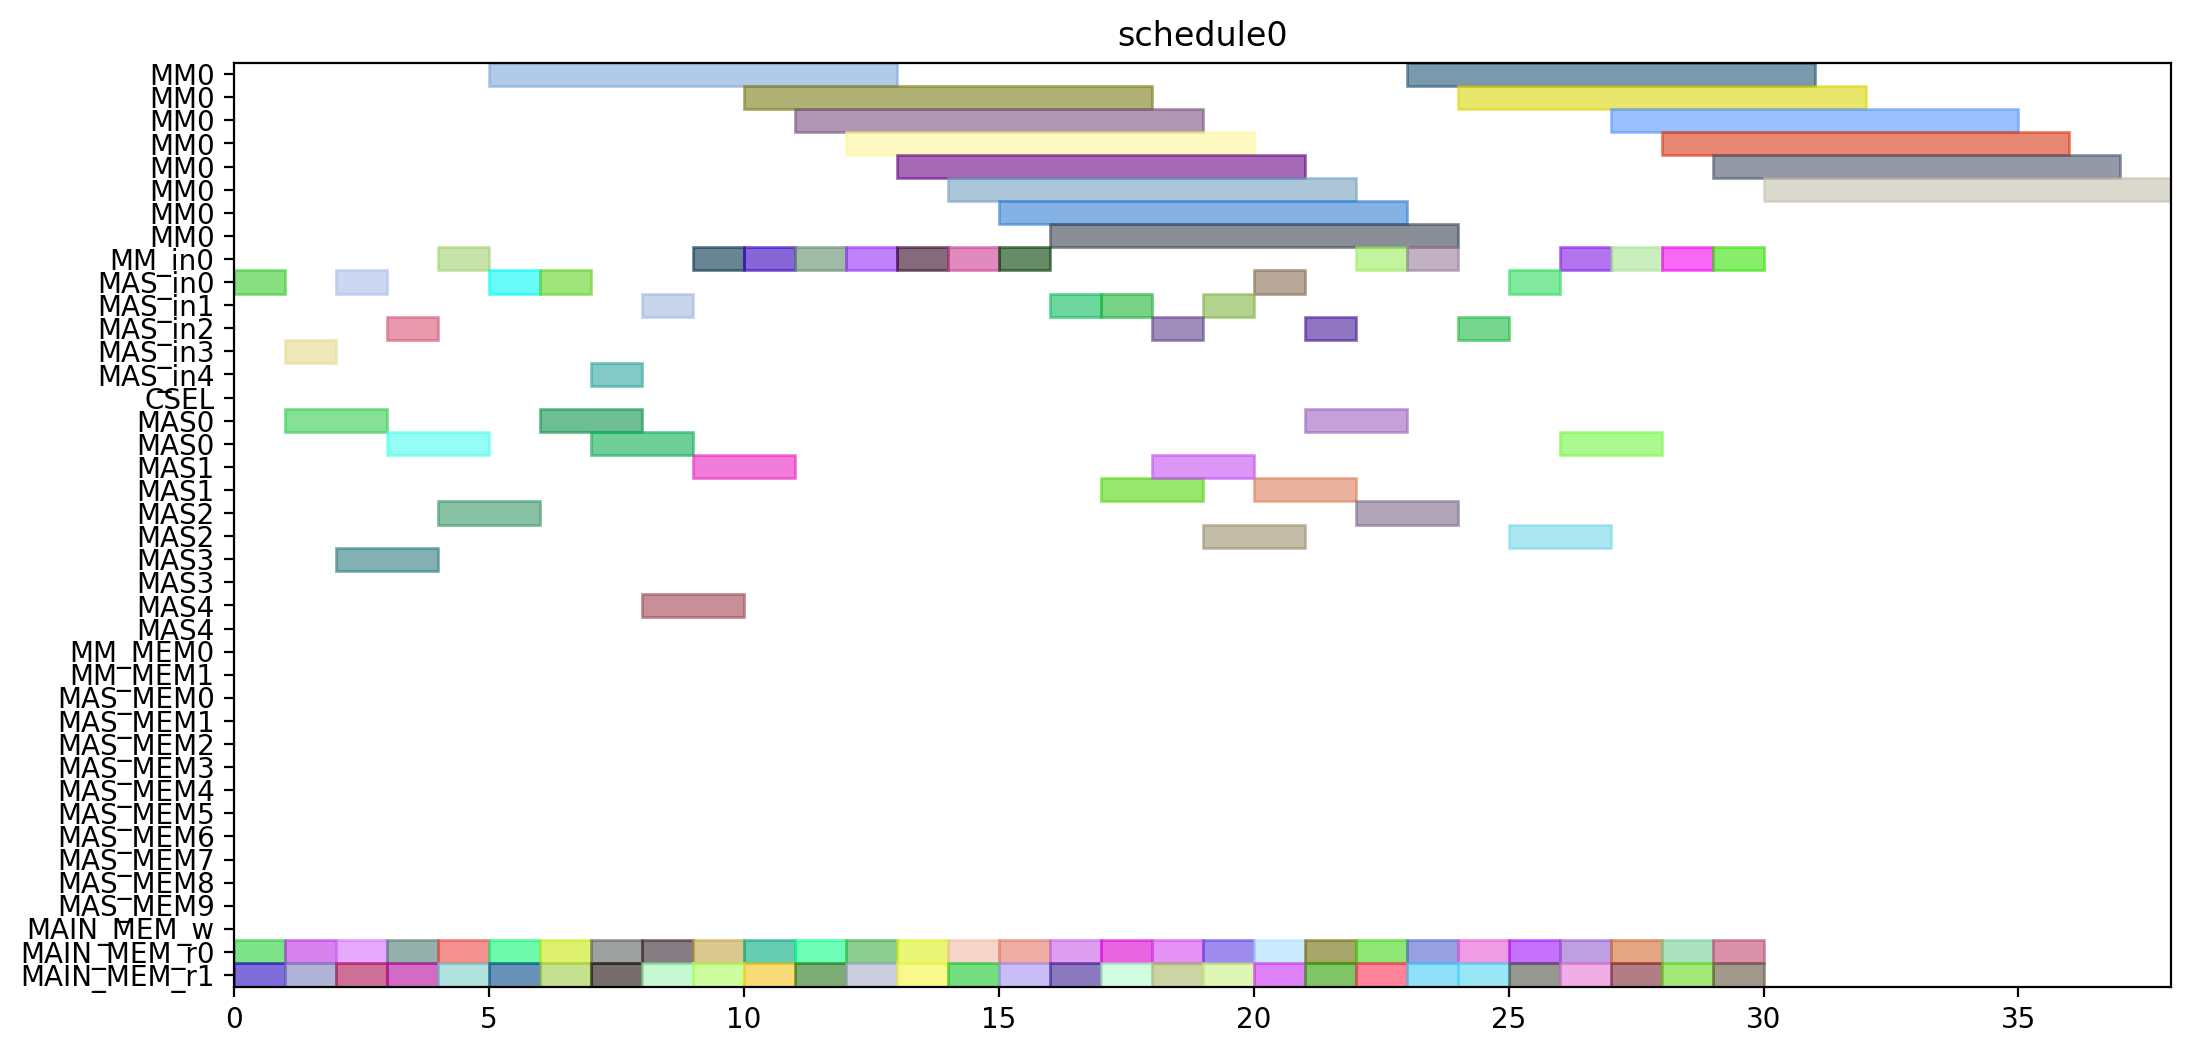

The script that drew this image:
from pyschedule import Scenario, solvers, plotters, alt


def solve():
	horizon = 120
	S = Scenario("schedule0", horizon=horizon)

	# resource
	MM = S.Resources('MM', num=1, size=8)
	MM_in = S.Resources('MM_in', num=1)
	MAS_in = S.Resources('MAS_in', num=5)
	CSEL = S.Resource('CSEL')
	MAS = S.Resources('MAS', num=5, size=2, periods=range(1, horizon))
	MM_MEM = S.Resources('MM_MEM', num=2)
	MAS_MEM = S.Resources('MAS_MEM', num=10)
	MAIN_MEM_w = S.Resource('MAIN_MEM_w', size=1)
	MAIN_MEM_r = S.Resources('MAIN_MEM_r', num=2)

	# result of previous scheduling

	# new tasks
	r1_t0 = S.Task('r1_t0', length=8, delay_cost=1)
	r1_t0 += alt(MM)
	r1_t0_in = S.Task('r1_t0_in', length=1, delay_cost=1)
	r1_t0_in += alt(MM_in)
	S += r1_t0_in*MM_in[0]<=r1_t0*MM[0]
	r1_t0_mem0 = S.Task('r1_t0_mem0', length=1, delay_cost=1)
	r1_t0_mem0 += MAIN_MEM_r[0]
	S += r1_t0_mem0 <= r1_t0

	r1_t0_mem1 = S.Task('r1_t0_mem1', length=1, delay_cost=1)
	r1_t0_mem1 += MAIN_MEM_r[1]
	S += r1_t0_mem1 <= r1_t0

	r1_t1 = S.Task('r1_t1', length=8, delay_cost=1)
	r1_t1 += alt(MM)
	r1_t1_in = S.Task('r1_t1_in', length=1, delay_cost=1)
	r1_t1_in += alt(MM_in)
	S += r1_t1_in*MM_in[0]<=r1_t1*MM[0]
	r1_t1_mem0 = S.Task('r1_t1_mem0', length=1, delay_cost=1)
	r1_t1_mem0 += MAIN_MEM_r[0]
	S += r1_t1_mem0 <= r1_t1

	r1_t1_mem1 = S.Task('r1_t1_mem1', length=1, delay_cost=1)
	r1_t1_mem1 += MAIN_MEM_r[1]
	S += r1_t1_mem1 <= r1_t1

	r1_t2 = S.Task('r1_t2', length=2, delay_cost=1)
	r1_t2 += alt(MAS)
	r1_t2_in = S.Task('r1_t2_in', length=1, delay_cost=1)
	r1_t2_in += alt(MAS_in)
	S += r1_t2_in*MAS_in[0]<=r1_t2*MAS[0]

	S += r1_t2_in*MAS_in[1]<=r1_t2*MAS[1]

	S += r1_t2_in*MAS_in[2]<=r1_t2*MAS[2]

	S += r1_t2_in*MAS_in[3]<=r1_t2*MAS[3]

	S += r1_t2_in*MAS_in[4]<=r1_t2*MAS[4]

	r1_t2_mem0 = S.Task('r1_t2_mem0', length=1, delay_cost=1)
	r1_t2_mem0 += MAIN_MEM_r[0]
	S += r1_t2_mem0 <= r1_t2

	r1_t2_mem1 = S.Task('r1_t2_mem1', length=1, delay_cost=1)
	r1_t2_mem1 += MAIN_MEM_r[1]
	S += r1_t2_mem1 <= r1_t2

	r1_t3 = S.Task('r1_t3', length=2, delay_cost=1)
	r1_t3 += alt(MAS)
	r1_t3_in = S.Task('r1_t3_in', length=1, delay_cost=1)
	r1_t3_in += alt(MAS_in)
	S += r1_t3_in*MAS_in[0]<=r1_t3*MAS[0]

	S += r1_t3_in*MAS_in[1]<=r1_t3*MAS[1]

	S += r1_t3_in*MAS_in[2]<=r1_t3*MAS[2]

	S += r1_t3_in*MAS_in[3]<=r1_t3*MAS[3]

	S += r1_t3_in*MAS_in[4]<=r1_t3*MAS[4]

	r1_t3_mem0 = S.Task('r1_t3_mem0', length=1, delay_cost=1)
	r1_t3_mem0 += MAIN_MEM_r[0]
	S += r1_t3_mem0 <= r1_t3

	r1_t3_mem1 = S.Task('r1_t3_mem1', length=1, delay_cost=1)
	r1_t3_mem1 += MAIN_MEM_r[1]
	S += r1_t3_mem1 <= r1_t3

	r3_t0 = S.Task('r3_t0', length=8, delay_cost=1)
	r3_t0 += alt(MM)
	r3_t0_in = S.Task('r3_t0_in', length=1, delay_cost=1)
	r3_t0_in += alt(MM_in)
	S += r3_t0_in*MM_in[0]<=r3_t0*MM[0]
	r3_t0_mem0 = S.Task('r3_t0_mem0', length=1, delay_cost=1)
	r3_t0_mem0 += MAIN_MEM_r[0]
	S += r3_t0_mem0 <= r3_t0

	r3_t0_mem1 = S.Task('r3_t0_mem1', length=1, delay_cost=1)
	r3_t0_mem1 += MAIN_MEM_r[1]
	S += r3_t0_mem1 <= r3_t0

	r3_t1 = S.Task('r3_t1', length=8, delay_cost=1)
	r3_t1 += alt(MM)
	r3_t1_in = S.Task('r3_t1_in', length=1, delay_cost=1)
	r3_t1_in += alt(MM_in)
	S += r3_t1_in*MM_in[0]<=r3_t1*MM[0]
	r3_t1_mem0 = S.Task('r3_t1_mem0', length=1, delay_cost=1)
	r3_t1_mem0 += MAIN_MEM_r[0]
	S += r3_t1_mem0 <= r3_t1

	r3_t1_mem1 = S.Task('r3_t1_mem1', length=1, delay_cost=1)
	r3_t1_mem1 += MAIN_MEM_r[1]
	S += r3_t1_mem1 <= r3_t1

	r3_t2 = S.Task('r3_t2', length=2, delay_cost=1)
	r3_t2 += alt(MAS)
	r3_t2_in = S.Task('r3_t2_in', length=1, delay_cost=1)
	r3_t2_in += alt(MAS_in)
	S += r3_t2_in*MAS_in[0]<=r3_t2*MAS[0]

	S += r3_t2_in*MAS_in[1]<=r3_t2*MAS[1]

	S += r3_t2_in*MAS_in[2]<=r3_t2*MAS[2]

	S += r3_t2_in*MAS_in[3]<=r3_t2*MAS[3]

	S += r3_t2_in*MAS_in[4]<=r3_t2*MAS[4]

	r3_t2_mem0 = S.Task('r3_t2_mem0', length=1, delay_cost=1)
	r3_t2_mem0 += MAIN_MEM_r[0]
	S += r3_t2_mem0 <= r3_t2

	r3_t2_mem1 = S.Task('r3_t2_mem1', length=1, delay_cost=1)
	r3_t2_mem1 += MAIN_MEM_r[1]
	S += r3_t2_mem1 <= r3_t2

	r3_t3 = S.Task('r3_t3', length=2, delay_cost=1)
	r3_t3 += alt(MAS)
	r3_t3_in = S.Task('r3_t3_in', length=1, delay_cost=1)
	r3_t3_in += alt(MAS_in)
	S += r3_t3_in*MAS_in[0]<=r3_t3*MAS[0]

	S += r3_t3_in*MAS_in[1]<=r3_t3*MAS[1]

	S += r3_t3_in*MAS_in[2]<=r3_t3*MAS[2]

	S += r3_t3_in*MAS_in[3]<=r3_t3*MAS[3]

	S += r3_t3_in*MAS_in[4]<=r3_t3*MAS[4]

	r3_t3_mem0 = S.Task('r3_t3_mem0', length=1, delay_cost=1)
	r3_t3_mem0 += MAIN_MEM_r[0]
	S += r3_t3_mem0 <= r3_t3

	r3_t3_mem1 = S.Task('r3_t3_mem1', length=1, delay_cost=1)
	r3_t3_mem1 += MAIN_MEM_r[1]
	S += r3_t3_mem1 <= r3_t3

	r4_t0 = S.Task('r4_t0', length=8, delay_cost=1)
	r4_t0 += alt(MM)
	r4_t0_in = S.Task('r4_t0_in', length=1, delay_cost=1)
	r4_t0_in += alt(MM_in)
	S += r4_t0_in*MM_in[0]<=r4_t0*MM[0]
	r4_t0_mem0 = S.Task('r4_t0_mem0', length=1, delay_cost=1)
	r4_t0_mem0 += MAIN_MEM_r[0]
	S += r4_t0_mem0 <= r4_t0

	r4_t0_mem1 = S.Task('r4_t0_mem1', length=1, delay_cost=1)
	r4_t0_mem1 += MAIN_MEM_r[1]
	S += r4_t0_mem1 <= r4_t0

	r4_t1 = S.Task('r4_t1', length=8, delay_cost=1)
	r4_t1 += alt(MM)
	r4_t1_in = S.Task('r4_t1_in', length=1, delay_cost=1)
	r4_t1_in += alt(MM_in)
	S += r4_t1_in*MM_in[0]<=r4_t1*MM[0]
	r4_t1_mem0 = S.Task('r4_t1_mem0', length=1, delay_cost=1)
	r4_t1_mem0 += MAIN_MEM_r[0]
	S += r4_t1_mem0 <= r4_t1

	r4_t1_mem1 = S.Task('r4_t1_mem1', length=1, delay_cost=1)
	r4_t1_mem1 += MAIN_MEM_r[1]
	S += r4_t1_mem1 <= r4_t1

	r4_t2 = S.Task('r4_t2', length=2, delay_cost=1)
	r4_t2 += alt(MAS)
	r4_t2_in = S.Task('r4_t2_in', length=1, delay_cost=1)
	r4_t2_in += alt(MAS_in)
	S += r4_t2_in*MAS_in[0]<=r4_t2*MAS[0]

	S += r4_t2_in*MAS_in[1]<=r4_t2*MAS[1]

	S += r4_t2_in*MAS_in[2]<=r4_t2*MAS[2]

	S += r4_t2_in*MAS_in[3]<=r4_t2*MAS[3]

	S += r4_t2_in*MAS_in[4]<=r4_t2*MAS[4]

	r4_t2_mem0 = S.Task('r4_t2_mem0', length=1, delay_cost=1)
	r4_t2_mem0 += MAIN_MEM_r[0]
	S += r4_t2_mem0 <= r4_t2

	r4_t2_mem1 = S.Task('r4_t2_mem1', length=1, delay_cost=1)
	r4_t2_mem1 += MAIN_MEM_r[1]
	S += r4_t2_mem1 <= r4_t2

	r4_t3 = S.Task('r4_t3', length=2, delay_cost=1)
	r4_t3 += alt(MAS)
	r4_t3_in = S.Task('r4_t3_in', length=1, delay_cost=1)
	r4_t3_in += alt(MAS_in)
	S += r4_t3_in*MAS_in[0]<=r4_t3*MAS[0]

	S += r4_t3_in*MAS_in[1]<=r4_t3*MAS[1]

	S += r4_t3_in*MAS_in[2]<=r4_t3*MAS[2]

	S += r4_t3_in*MAS_in[3]<=r4_t3*MAS[3]

	S += r4_t3_in*MAS_in[4]<=r4_t3*MAS[4]

	r4_t3_mem0 = S.Task('r4_t3_mem0', length=1, delay_cost=1)
	r4_t3_mem0 += MAIN_MEM_r[0]
	S += r4_t3_mem0 <= r4_t3

	r4_t3_mem1 = S.Task('r4_t3_mem1', length=1, delay_cost=1)
	r4_t3_mem1 += MAIN_MEM_r[1]
	S += r4_t3_mem1 <= r4_t3

	r5_t0 = S.Task('r5_t0', length=8, delay_cost=1)
	r5_t0 += alt(MM)
	r5_t0_in = S.Task('r5_t0_in', length=1, delay_cost=1)
	r5_t0_in += alt(MM_in)
	S += r5_t0_in*MM_in[0]<=r5_t0*MM[0]
	r5_t0_mem0 = S.Task('r5_t0_mem0', length=1, delay_cost=1)
	r5_t0_mem0 += MAIN_MEM_r[0]
	S += r5_t0_mem0 <= r5_t0

	r5_t0_mem1 = S.Task('r5_t0_mem1', length=1, delay_cost=1)
	r5_t0_mem1 += MAIN_MEM_r[1]
	S += r5_t0_mem1 <= r5_t0

	r5_t1 = S.Task('r5_t1', length=8, delay_cost=1)
	r5_t1 += alt(MM)
	r5_t1_in = S.Task('r5_t1_in', length=1, delay_cost=1)
	r5_t1_in += alt(MM_in)
	S += r5_t1_in*MM_in[0]<=r5_t1*MM[0]
	r5_t1_mem0 = S.Task('r5_t1_mem0', length=1, delay_cost=1)
	r5_t1_mem0 += MAIN_MEM_r[0]
	S += r5_t1_mem0 <= r5_t1

	r5_t1_mem1 = S.Task('r5_t1_mem1', length=1, delay_cost=1)
	r5_t1_mem1 += MAIN_MEM_r[1]
	S += r5_t1_mem1 <= r5_t1

	r5_t2 = S.Task('r5_t2', length=2, delay_cost=1)
	r5_t2 += alt(MAS)
	r5_t2_in = S.Task('r5_t2_in', length=1, delay_cost=1)
	r5_t2_in += alt(MAS_in)
	S += r5_t2_in*MAS_in[0]<=r5_t2*MAS[0]

	S += r5_t2_in*MAS_in[1]<=r5_t2*MAS[1]

	S += r5_t2_in*MAS_in[2]<=r5_t2*MAS[2]

	S += r5_t2_in*MAS_in[3]<=r5_t2*MAS[3]

	S += r5_t2_in*MAS_in[4]<=r5_t2*MAS[4]

	r5_t2_mem0 = S.Task('r5_t2_mem0', length=1, delay_cost=1)
	r5_t2_mem0 += MAIN_MEM_r[0]
	S += r5_t2_mem0 <= r5_t2

	r5_t2_mem1 = S.Task('r5_t2_mem1', length=1, delay_cost=1)
	r5_t2_mem1 += MAIN_MEM_r[1]
	S += r5_t2_mem1 <= r5_t2

	r5_t3 = S.Task('r5_t3', length=2, delay_cost=1)
	r5_t3 += alt(MAS)
	r5_t3_in = S.Task('r5_t3_in', length=1, delay_cost=1)
	r5_t3_in += alt(MAS_in)
	S += r5_t3_in*MAS_in[0]<=r5_t3*MAS[0]

	S += r5_t3_in*MAS_in[1]<=r5_t3*MAS[1]

	S += r5_t3_in*MAS_in[2]<=r5_t3*MAS[2]

	S += r5_t3_in*MAS_in[3]<=r5_t3*MAS[3]

	S += r5_t3_in*MAS_in[4]<=r5_t3*MAS[4]

	r5_t3_mem0 = S.Task('r5_t3_mem0', length=1, delay_cost=1)
	r5_t3_mem0 += MAIN_MEM_r[0]
	S += r5_t3_mem0 <= r5_t3

	r5_t3_mem1 = S.Task('r5_t3_mem1', length=1, delay_cost=1)
	r5_t3_mem1 += MAIN_MEM_r[1]
	S += r5_t3_mem1 <= r5_t3

	r6_t0 = S.Task('r6_t0', length=8, delay_cost=1)
	r6_t0 += alt(MM)
	r6_t0_in = S.Task('r6_t0_in', length=1, delay_cost=1)
	r6_t0_in += alt(MM_in)
	S += r6_t0_in*MM_in[0]<=r6_t0*MM[0]
	r6_t0_mem0 = S.Task('r6_t0_mem0', length=1, delay_cost=1)
	r6_t0_mem0 += MAIN_MEM_r[0]
	S += r6_t0_mem0 <= r6_t0

	r6_t0_mem1 = S.Task('r6_t0_mem1', length=1, delay_cost=1)
	r6_t0_mem1 += MAIN_MEM_r[1]
	S += r6_t0_mem1 <= r6_t0

	r6_t1 = S.Task('r6_t1', length=8, delay_cost=1)
	r6_t1 += alt(MM)
	r6_t1_in = S.Task('r6_t1_in', length=1, delay_cost=1)
	r6_t1_in += alt(MM_in)
	S += r6_t1_in*MM_in[0]<=r6_t1*MM[0]
	r6_t1_mem0 = S.Task('r6_t1_mem0', length=1, delay_cost=1)
	r6_t1_mem0 += MAIN_MEM_r[0]
	S += r6_t1_mem0 <= r6_t1

	r6_t1_mem1 = S.Task('r6_t1_mem1', length=1, delay_cost=1)
	r6_t1_mem1 += MAIN_MEM_r[1]
	S += r6_t1_mem1 <= r6_t1

	r6_t2 = S.Task('r6_t2', length=2, delay_cost=1)
	r6_t2 += alt(MAS)
	r6_t2_in = S.Task('r6_t2_in', length=1, delay_cost=1)
	r6_t2_in += alt(MAS_in)
	S += r6_t2_in*MAS_in[0]<=r6_t2*MAS[0]

	S += r6_t2_in*MAS_in[1]<=r6_t2*MAS[1]

	S += r6_t2_in*MAS_in[2]<=r6_t2*MAS[2]

	S += r6_t2_in*MAS_in[3]<=r6_t2*MAS[3]

	S += r6_t2_in*MAS_in[4]<=r6_t2*MAS[4]

	r6_t2_mem0 = S.Task('r6_t2_mem0', length=1, delay_cost=1)
	r6_t2_mem0 += MAIN_MEM_r[0]
	S += r6_t2_mem0 <= r6_t2

	r6_t2_mem1 = S.Task('r6_t2_mem1', length=1, delay_cost=1)
	r6_t2_mem1 += MAIN_MEM_r[1]
	S += r6_t2_mem1 <= r6_t2

	r6_t3 = S.Task('r6_t3', length=2, delay_cost=1)
	r6_t3 += alt(MAS)
	r6_t3_in = S.Task('r6_t3_in', length=1, delay_cost=1)
	r6_t3_in += alt(MAS_in)
	S += r6_t3_in*MAS_in[0]<=r6_t3*MAS[0]

	S += r6_t3_in*MAS_in[1]<=r6_t3*MAS[1]

	S += r6_t3_in*MAS_in[2]<=r6_t3*MAS[2]

	S += r6_t3_in*MAS_in[3]<=r6_t3*MAS[3]

	S += r6_t3_in*MAS_in[4]<=r6_t3*MAS[4]

	r6_t3_mem0 = S.Task('r6_t3_mem0', length=1, delay_cost=1)
	r6_t3_mem0 += MAIN_MEM_r[0]
	S += r6_t3_mem0 <= r6_t3

	r6_t3_mem1 = S.Task('r6_t3_mem1', length=1, delay_cost=1)
	r6_t3_mem1 += MAIN_MEM_r[1]
	S += r6_t3_mem1 <= r6_t3

	r9_t2 = S.Task('r9_t2', length=2, delay_cost=1)
	r9_t2 += alt(MAS)
	r9_t2_in = S.Task('r9_t2_in', length=1, delay_cost=1)
	r9_t2_in += alt(MAS_in)
	S += r9_t2_in*MAS_in[0]<=r9_t2*MAS[0]

	S += r9_t2_in*MAS_in[1]<=r9_t2*MAS[1]

	S += r9_t2_in*MAS_in[2]<=r9_t2*MAS[2]

	S += r9_t2_in*MAS_in[3]<=r9_t2*MAS[3]

	S += r9_t2_in*MAS_in[4]<=r9_t2*MAS[4]

	r9_t2_mem0 = S.Task('r9_t2_mem0', length=1, delay_cost=1)
	r9_t2_mem0 += MAIN_MEM_r[0]
	S += r9_t2_mem0 <= r9_t2

	r9_t2_mem1 = S.Task('r9_t2_mem1', length=1, delay_cost=1)
	r9_t2_mem1 += MAIN_MEM_r[1]
	S += r9_t2_mem1 <= r9_t2

	r12_t0 = S.Task('r12_t0', length=8, delay_cost=1)
	r12_t0 += alt(MM)
	r12_t0_in = S.Task('r12_t0_in', length=1, delay_cost=1)
	r12_t0_in += alt(MM_in)
	S += r12_t0_in*MM_in[0]<=r12_t0*MM[0]
	r12_t0_mem0 = S.Task('r12_t0_mem0', length=1, delay_cost=1)
	r12_t0_mem0 += MAIN_MEM_r[0]
	S += r12_t0_mem0 <= r12_t0

	r12_t0_mem1 = S.Task('r12_t0_mem1', length=1, delay_cost=1)
	r12_t0_mem1 += MAIN_MEM_r[1]
	S += r12_t0_mem1 <= r12_t0

	r12_t1 = S.Task('r12_t1', length=8, delay_cost=1)
	r12_t1 += alt(MM)
	r12_t1_in = S.Task('r12_t1_in', length=1, delay_cost=1)
	r12_t1_in += alt(MM_in)
	S += r12_t1_in*MM_in[0]<=r12_t1*MM[0]
	r12_t1_mem0 = S.Task('r12_t1_mem0', length=1, delay_cost=1)
	r12_t1_mem0 += MAIN_MEM_r[0]
	S += r12_t1_mem0 <= r12_t1

	r12_t1_mem1 = S.Task('r12_t1_mem1', length=1, delay_cost=1)
	r12_t1_mem1 += MAIN_MEM_r[1]
	S += r12_t1_mem1 <= r12_t1

	r12_t2 = S.Task('r12_t2', length=2, delay_cost=1)
	r12_t2 += alt(MAS)
	r12_t2_in = S.Task('r12_t2_in', length=1, delay_cost=1)
	r12_t2_in += alt(MAS_in)
	S += r12_t2_in*MAS_in[0]<=r12_t2*MAS[0]

	S += r12_t2_in*MAS_in[1]<=r12_t2*MAS[1]

	S += r12_t2_in*MAS_in[2]<=r12_t2*MAS[2]

	S += r12_t2_in*MAS_in[3]<=r12_t2*MAS[3]

	S += r12_t2_in*MAS_in[4]<=r12_t2*MAS[4]

	r12_t2_mem0 = S.Task('r12_t2_mem0', length=1, delay_cost=1)
	r12_t2_mem0 += MAIN_MEM_r[0]
	S += r12_t2_mem0 <= r12_t2

	r12_t2_mem1 = S.Task('r12_t2_mem1', length=1, delay_cost=1)
	r12_t2_mem1 += MAIN_MEM_r[1]
	S += r12_t2_mem1 <= r12_t2

	r12_t3 = S.Task('r12_t3', length=2, delay_cost=1)
	r12_t3 += alt(MAS)
	r12_t3_in = S.Task('r12_t3_in', length=1, delay_cost=1)
	r12_t3_in += alt(MAS_in)
	S += r12_t3_in*MAS_in[0]<=r12_t3*MAS[0]

	S += r12_t3_in*MAS_in[1]<=r12_t3*MAS[1]

	S += r12_t3_in*MAS_in[2]<=r12_t3*MAS[2]

	S += r12_t3_in*MAS_in[3]<=r12_t3*MAS[3]

	S += r12_t3_in*MAS_in[4]<=r12_t3*MAS[4]

	r12_t3_mem0 = S.Task('r12_t3_mem0', length=1, delay_cost=1)
	r12_t3_mem0 += MAIN_MEM_r[0]
	S += r12_t3_mem0 <= r12_t3

	r12_t3_mem1 = S.Task('r12_t3_mem1', length=1, delay_cost=1)
	r12_t3_mem1 += MAIN_MEM_r[1]
	S += r12_t3_mem1 <= r12_t3

	r13_t0 = S.Task('r13_t0', length=8, delay_cost=1)
	r13_t0 += alt(MM)
	r13_t0_in = S.Task('r13_t0_in', length=1, delay_cost=1)
	r13_t0_in += alt(MM_in)
	S += r13_t0_in*MM_in[0]<=r13_t0*MM[0]
	r13_t0_mem0 = S.Task('r13_t0_mem0', length=1, delay_cost=1)
	r13_t0_mem0 += MAIN_MEM_r[0]
	S += r13_t0_mem0 <= r13_t0

	r13_t0_mem1 = S.Task('r13_t0_mem1', length=1, delay_cost=1)
	r13_t0_mem1 += MAIN_MEM_r[1]
	S += r13_t0_mem1 <= r13_t0

	r13_t1 = S.Task('r13_t1', length=8, delay_cost=1)
	r13_t1 += alt(MM)
	r13_t1_in = S.Task('r13_t1_in', length=1, delay_cost=1)
	r13_t1_in += alt(MM_in)
	S += r13_t1_in*MM_in[0]<=r13_t1*MM[0]
	r13_t1_mem0 = S.Task('r13_t1_mem0', length=1, delay_cost=1)
	r13_t1_mem0 += MAIN_MEM_r[0]
	S += r13_t1_mem0 <= r13_t1

	r13_t1_mem1 = S.Task('r13_t1_mem1', length=1, delay_cost=1)
	r13_t1_mem1 += MAIN_MEM_r[1]
	S += r13_t1_mem1 <= r13_t1

	r13_t2 = S.Task('r13_t2', length=2, delay_cost=1)
	r13_t2 += alt(MAS)
	r13_t2_in = S.Task('r13_t2_in', length=1, delay_cost=1)
	r13_t2_in += alt(MAS_in)
	S += r13_t2_in*MAS_in[0]<=r13_t2*MAS[0]

	S += r13_t2_in*MAS_in[1]<=r13_t2*MAS[1]

	S += r13_t2_in*MAS_in[2]<=r13_t2*MAS[2]

	S += r13_t2_in*MAS_in[3]<=r13_t2*MAS[3]

	S += r13_t2_in*MAS_in[4]<=r13_t2*MAS[4]

	r13_t2_mem0 = S.Task('r13_t2_mem0', length=1, delay_cost=1)
	r13_t2_mem0 += MAIN_MEM_r[0]
	S += r13_t2_mem0 <= r13_t2

	r13_t2_mem1 = S.Task('r13_t2_mem1', length=1, delay_cost=1)
	r13_t2_mem1 += MAIN_MEM_r[1]
	S += r13_t2_mem1 <= r13_t2

	r13_t3 = S.Task('r13_t3', length=2, delay_cost=1)
	r13_t3 += alt(MAS)
	r13_t3_in = S.Task('r13_t3_in', length=1, delay_cost=1)
	r13_t3_in += alt(MAS_in)
	S += r13_t3_in*MAS_in[0]<=r13_t3*MAS[0]

	S += r13_t3_in*MAS_in[1]<=r13_t3*MAS[1]

	S += r13_t3_in*MAS_in[2]<=r13_t3*MAS[2]

	S += r13_t3_in*MAS_in[3]<=r13_t3*MAS[3]

	S += r13_t3_in*MAS_in[4]<=r13_t3*MAS[4]

	r13_t3_mem0 = S.Task('r13_t3_mem0', length=1, delay_cost=1)
	r13_t3_mem0 += MAIN_MEM_r[0]
	S += r13_t3_mem0 <= r13_t3

	r13_t3_mem1 = S.Task('r13_t3_mem1', length=1, delay_cost=1)
	r13_t3_mem1 += MAIN_MEM_r[1]
	S += r13_t3_mem1 <= r13_t3

	r16_t3 = S.Task('r16_t3', length=2, delay_cost=1)
	r16_t3 += alt(MAS)
	r16_t3_in = S.Task('r16_t3_in', length=1, delay_cost=1)
	r16_t3_in += alt(MAS_in)
	S += r16_t3_in*MAS_in[0]<=r16_t3*MAS[0]

	S += r16_t3_in*MAS_in[1]<=r16_t3*MAS[1]

	S += r16_t3_in*MAS_in[2]<=r16_t3*MAS[2]

	S += r16_t3_in*MAS_in[3]<=r16_t3*MAS[3]

	S += r16_t3_in*MAS_in[4]<=r16_t3*MAS[4]

	r16_t3_mem0 = S.Task('r16_t3_mem0', length=1, delay_cost=1)
	r16_t3_mem0 += MAIN_MEM_r[0]
	S += r16_t3_mem0 <= r16_t3

	r16_t3_mem1 = S.Task('r16_t3_mem1', length=1, delay_cost=1)
	r16_t3_mem1 += MAIN_MEM_r[1]
	S += r16_t3_mem1 <= r16_t3

	solvers.mip.solve(S,msg=1,kind='CPLEX',ratio_gap=1.01)

	solution = [['hoge']*len(S.solution()[1]) for i in range(len(S.solution()))]
	for i in range(len(S.solution())):
		for j in range(len(S.solution()[i])):
			solution[i][j]=str(S.solution()[i][j])
	print(solution)

	cycles = int(solution[-1][3])

	pic_file_name = "/mnt/rose/usr1/fukuda/ABE/multiRAM_multiMAS_16mux/scheduling_result/stage8MM1_stage2MAS5/EP2_YRECOVER/schedule0.png"
	if(S.solution() != []):
		plotters.matplotlib.plot(S,img_filename=pic_file_name, show_task_labels=False, fig_size=(cycles*0.25+3, 6))

	return solution
